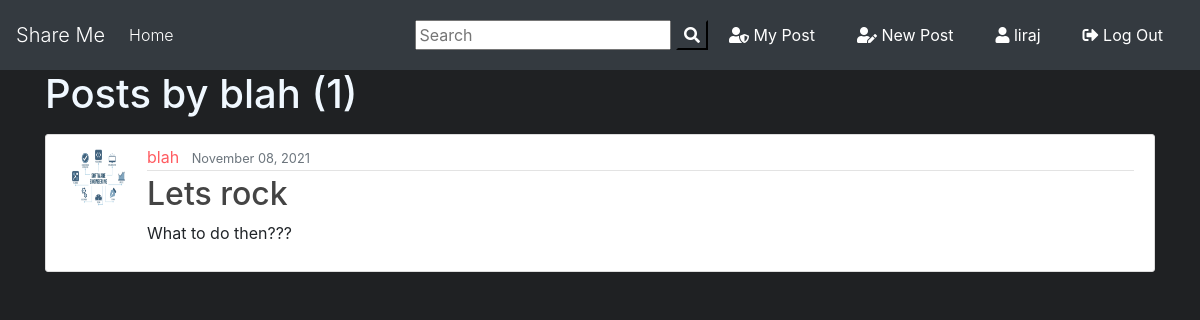
The app's page /user/blah (signed in) with its own data.
### files_share/models.py (models this page shows, shortened)
class Post(models.Model):
	title = models.CharField(max_length=100)
	file = models.FileField(null=True,blank=True,upload_to='Files')
	content = models.TextField()
	date_posted = models.DateTimeField(default=timezone.now)
	author = models.ForeignKey(User, on_delete=models.CASCADE)

### users/models.py (models this page shows, shortened)
class Profile(models.Model):
    user = models.OneToOneField(User, on_delete=models.CASCADE)
    image = models.ImageField(default='default.png', upload_to='profile_pics')

### files_share/views.py (the view)
# urls.py: path('user/<str:username>', UserPostListView.as_view(), name='user-posts'),
class UserPostListView(ListView):
    model = Post
    template_name = 'blog/user_posts.html'  # <app>/<model>_<viewtype>.html
    context_object_name = 'posts'
    paginate_by = 2
    def get_queryset(self):
        user = get_object_or_404(User, username=self.kwargs.get('username'))
        return Post.objects.filter(author=user).order_by('-date_posted')

### files_share/templates/blog/user_posts.html (shortened to what this page needs)
{% extends "blog/base.html" %}
{% block content %}
    <h1 style="color:aliceblue" class="mb-3">Posts by {{ view.kwargs.username }} ({{ page_obj.paginator.count }})</h1>
    {% for post in posts %}
        <article class="media content-section">
          <img class="rounded-circle article-img" src="{{ post.author.profile.image.url }}">
          <div class="media-body">
            <div class="article-metadata">
              <a class="mr-2" style="color:hsl(358, 100%, 68%)" href="{% url 'user-posts' post.author.username %}">{{ post.author }}</a>
              <small class="text-muted">{{ post.date_posted|date:"F d, Y" }}</small>
            </div>
            <h2><a class="article-title" href="{% url 'post-detail' post.id %}">{{ post.title }}</a></h2>
            <p class="article-content">{{ post.content }}</p>
          </div>
        </article>
    {% endfor %}
{% endblock content %}

### files_share/templates/blog/base.html (shortened to what this page needs)
{% load static %}
<!doctype html>
<html lang="en">
  <head>
    <link rel="stylesheet" href="https://stackpath.bootstrapcdn.com/bootstrap/4.3.1/css/bootstrap.min.css">
    <link rel="stylesheet" href="https://use.fontawesome.com/releases/v5.8.1/css/all.css" >
    <link rel="stylesheet" href="{% static 'blog/main.css' %}">
</head>
  <body>
        <nav class="navbar navbar-expand-lg navbar-dark bg-dark">
                <a class="navbar-brand  display-1" href="{% url 'main_home' %}">Share Me</a>
                <div class="collapse navbar-collapse" id="navbarSupportedContent">
                  <ul class="navbar-nav mr-auto">
                    <li class="nav-item active">
                      <a class="nav-link font-weight-light" href="{% url 'blog-home' %}">Home <span class="sr-only">(current)</span></a>
                    </li>
                  </ul>
                  <form id="searchform" action="{% url 'search' %}" method="get">
                    <input type="text" name="q" type="text" value="{{ request.GET.q }}" placeholder="Search" />
                    <button type="button" onclick="searchform.submit()" class=" text-white my-color btn-dark"><i class="fa fa-search"></i></button>
                  </form>
                    {% if user.is_authenticated %}
                    <a href="{% url 'user-posts' user %}" class="btn text-white m-2"><i class="fas fa-user-shield"></i> My Post</a>
                    <a href="{% url 'post-create' %} " class="btn text-white m-2"><i class="fas fa-user-edit"></i> New Post</a>
                    <a href="{% url 'profile' %} " class="btn text-white m-2"><i class="fas fa-user"></i> {{ user.username }}</a>
                    <a href="{% url 'logout' %} " class="btn text-white m-2"><i class="fas fa-sign-out-alt"></i> Log Out</a>
                    {% else %}
                    <a href="{% url 'login' %} " class="btn text-white m-2"><i class="fas fa-user-tie"></i> Login</a>
                    <a href="{% url 'register' %} " class="btn text-white m-2"> <i class="fas fa-sign-in-alt"></i> Sign Up</a>
                    {% endif %}
                </div>
              </nav>
      <div class="container my-bg">
    {% block content %}
    {% endblock  %}
</div>
  </body>
</html>

### files_share/static/blog/main.css (style rules this page uses)
body { background: #fafafa; background-color: hsl(220, 5%, 13%); margin-top: 0; }
h1, h2, h3, h4, h5, h6 { color: #444444; }
ul { margin: 0; }
.content-section { background: #ffffff; padding: 10px 20px; border: 1px solid #dddddd; border-radius: 3px; margin-bottom: 20px; width: 100%; }
.article-title { color: #444444; }
.article-content { white-space: pre-line; }
.article-img { height: 65px; width: 65px; margin-right: 16px; }
.article-metadata { padding-bottom: 1px; margin-bottom: 4px; border-bottom: 1px solid #e3e3e3 }

### records on screen
Post: author.profile.image (placeholder picture), author "blah", date_posted "November 08, 2021", title "Lets rock", content "What to do then???"

### other values on screen
{{ user.username }} "liraj"
{{ view.kwargs.username }} "blah"
{{ page_obj.paginator.count }} "1"
